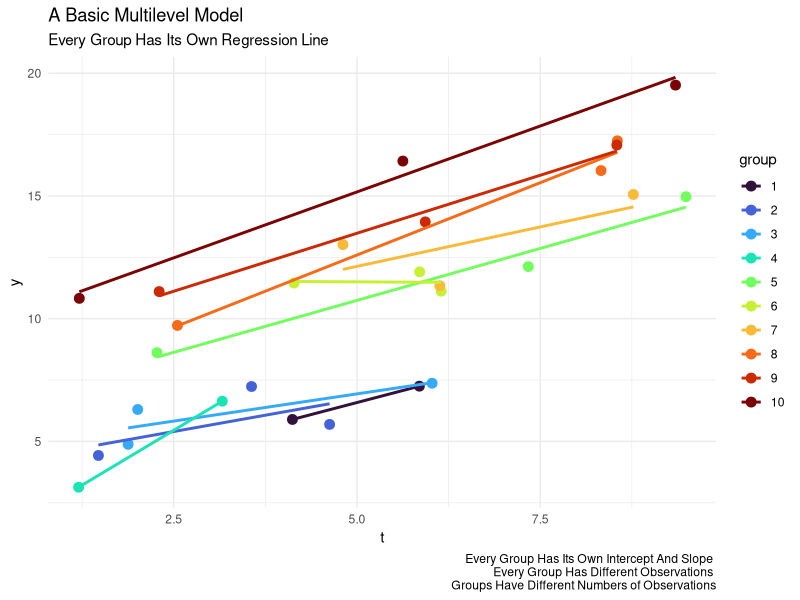
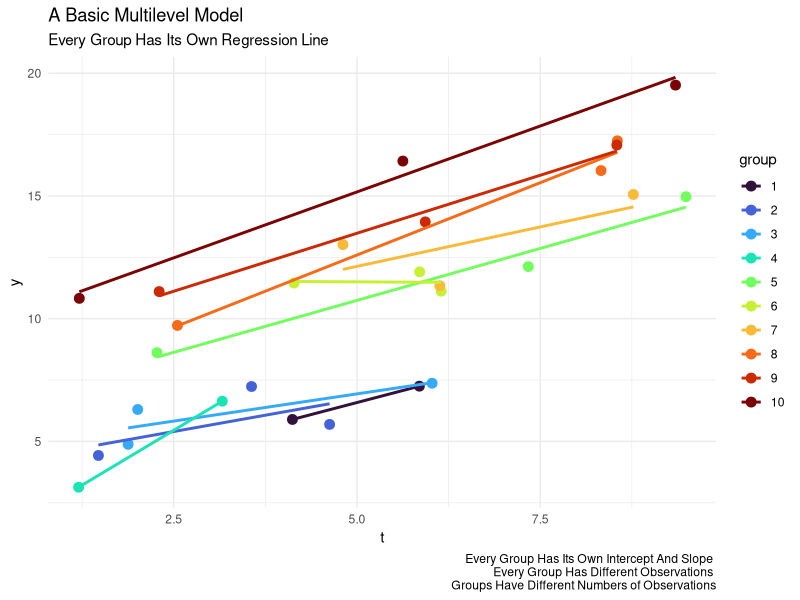

These charts were generated, in order, by the following R code:
## ---- chunk 1
#| echo: false

set.seed(3846)

N <- 10 # individuals

N_t <- 3 # time points

id <- rep(seq(1, N), each = N_t)

t <- runif(N * N_t, min = 1, max = 10)

u0 <- id

e <- rnorm(N * N_t, 0, 1)

y <- t + u0 + e

mydata <- data.frame(id, t, y)

mydata$y[1] <- NA # wave missing

mydata$y[11] <- NA # wave missing

## ---- chunk 2
#| echo: false
#| warning: false
#| message: false
#| label: fig-MLM
#| fig-cap: "A Basic Multilevel Model"

library(ggplot2)

mycaption <- paste("Every Group Has Its Own Intercept And Slope",
                   "\n",
                   "Every Group Has Different Observations",
                   "\n",
                   "Groups Have Different Numbers of Observations")

ggplot(mydata,
       aes(x = t,
           y = y, 
           color = factor(id))) +
  geom_point(size = 3) +
  geom_smooth(method="lm",
              se = FALSE) +
  theme_minimal() +
  scale_color_viridis_d(name = "group",
                        option = "turbo") +
  labs(title = "A Basic Multilevel Model",
       subtitle = "Every Group Has Its Own Regression Line", 
       caption = mycaption)

ggsave("multilevel.png")

